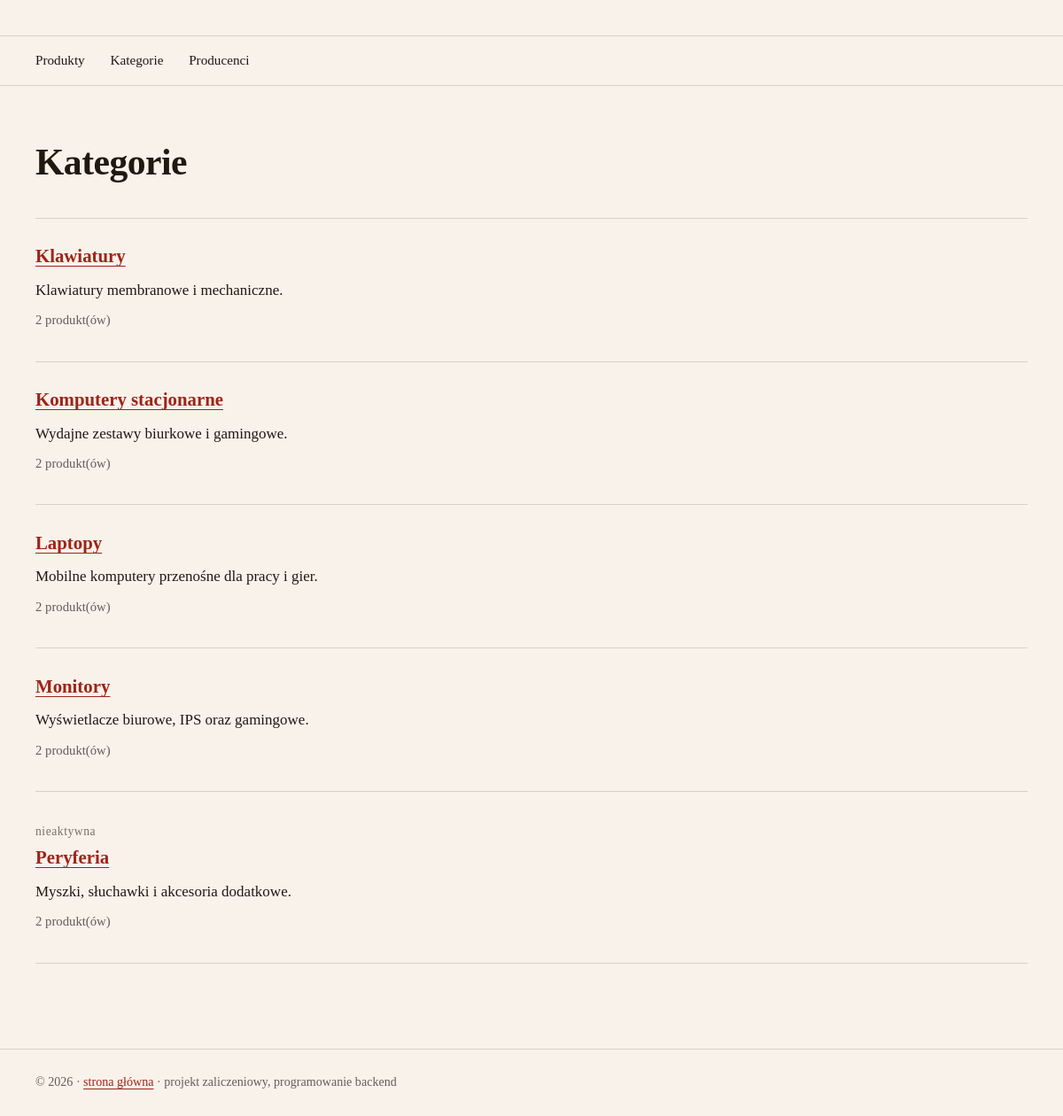
Page /produkty/kategorie/ on the committed database.
### produkty/models.py (models this page shows, shortened)
class Kategoria(models.Model):
    nazwa = models.CharField(max_length=100, unique=True)
    slug = models.SlugField(max_length=120, unique=True)
    opis = models.TextField(blank=True)
    aktywna = models.BooleanField(default=True)
    class Meta:
        ordering = ['nazwa']
        verbose_name = 'Kategoria'
        verbose_name_plural = 'Kategorie'

### produkty/views.py (the view)
# urls.py: path('kategorie/', views.kategoria_list, name='kategoria_list'),
def kategoria_list(request):
    kategorie = Kategoria.objects.all()
    return render(
        request,
        'produkty/kategoria_list.html',
        {'kategorie': kategorie},
    )

### produkty/templates/produkty/kategoria_list.html (shortened to what this page needs)
{% extends "produkty/base.html" %}
{% block content %}
    <h1 class="page-title">Kategorie</h1>
    <section class="kategorie">
        {% for kategoria in kategorie %}
            <article class="kategoria-card">
                <h2>
                    <a href="{% url 'produkty:kategoria_detail' kategoria.slug %}">{{ kategoria.nazwa }}</a>
                </h2>
                {% if not kategoria.aktywna %}
                    <p class="badge badge-nieaktywna">nieaktywna</p>
                {% endif %}
                <p>{{ kategoria.opis }}</p>
                <p class="kategoria-licznik">{{ kategoria.produkty.count }} produkt(ów)</p>
            </article>
        {% endfor %}
    </section>
{% endblock %}

### produkty/static/css/style.css (style rules this page uses)
:root { --bg: oklch(96.5% 0.012 72); --ink: oklch(22% 0.018 70); --ink-soft: oklch(48% 0.012 70); --rule: oklch(86% 0.018 70); --accent: oklch(46% 0.16 30); --mute: oklch(55% 0.02 70); }
* { box-sizing: border-box; }
body { margin: 0; background: var(--bg); color: var(--ink); font: 17px/1.6 'Iowan Old Style', 'Palatino Linotype', 'Book Antiqua', Palatino, 'Hoefler Text', Georgia, serif; text-rendering: optimizeLegibility; }
.page-title { font-size: 2.6rem; line-height: 1.08; font-weight: 600; letter-spacing: -0.012em; margin: 0 0 2.5rem; }
a { color: var(--accent); text-decoration: underline; text-decoration-thickness: 1px; text-underline-offset: 0.18em; }
.produkty, .kategorie, .producenci { list-style: none; margin: 0; padding: 0; }
.produkt-card, .kategoria-card, .producent-card { display: grid; grid-template-columns: 1fr auto; column-gap: 2rem; padding: 1.8rem 0; border-top: 1px solid var(--rule); }
.produkt-card:last-of-type, .kategoria-card:last-of-type, .producent-card:last-of-type { border-bottom: 1px solid var(--rule); }
.produkt-nazwa, .kategoria-card h2, .producent-card h2, .produkt-card h2 { font-size: 1.3rem; font-weight: 600; margin: 0 0 0.4rem; grid-column: 1; line-height: 1.3; }
.kategoria-card p, .producent-card p { grid-column: 1 / -1; margin: 0.3rem 0; max-width: 70ch; }
.kategoria-licznik, .producent-licznik { color: var(--ink-soft); font-size: 0.92rem; margin-top: 0.5rem; }
.badge { grid-column: 2; grid-row: 1; align-self: start; color: var(--ink-soft); font-size: 0.85rem; margin: 0; text-transform: lowercase; letter-spacing: 0.04em; }
.badge-nieaktywna { color: var(--mute); }

### rows in the picture
Kategoria: nazwa "Klawiatury", opis "Klawiatury membranowe i mechaniczne.", produkty.count "2"
Kategoria: nazwa "Komputery stacjonarne", opis "Wydajne zestawy biurkowe i gamingowe.", produkty.count "2"
Kategoria: nazwa "Laptopy", opis "Mobilne komputery przenośne dla pracy i gier.", produkty.count "2"
Kategoria: nazwa "Monitory", opis "Wyświetlacze biurowe, IPS oraz gamingowe.", produkty.count "2"
Kategoria: nazwa "Peryferia", aktywna "nieaktywna", opis "Myszki, słuchawki i akcesoria dodatkowe.", produkty.count "2"
